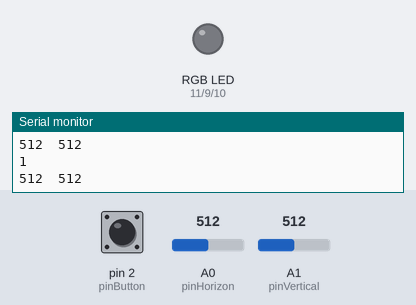
The sketch below on a simulated Arduino Uno, built with avr-gcc and run on an emulated ATmega328P. On the bench: an RGB LED mixed from three pins (HIGH = lit), the last lines printed to the serial monitor. The test bench sets the inputs (shaded band); at power-on: A0 (pinHorizon) = 512, A1 (pinVertical) = 512, pin 2 (pinButton) HIGH.

Above: at 1.2 s.
1.3 s: A0 (pinHorizon) set to 12
2.8 s: A0 (pinHorizon) set to 9
At 3.2 s:
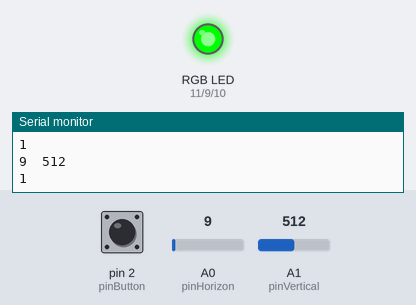
5.8 s: A1 (pinVertical) set to 495
At 6.3 s:
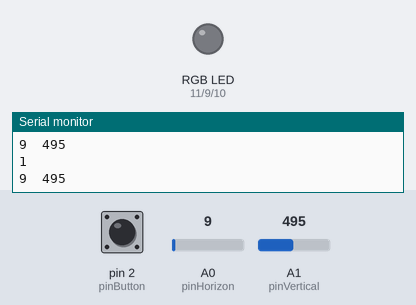
7.3 s: A1 (pinVertical) set to 12
8.8 s: A1 (pinVertical) set to 9
At 9.2 s:
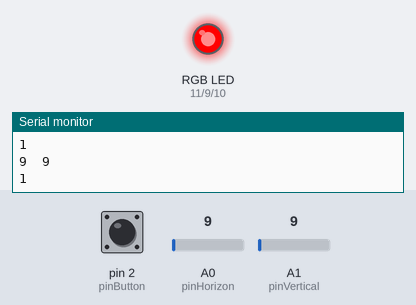
11.8 s: pin 2 (pinButton) pulled LOW for 0.15 s
At 12.7 s:
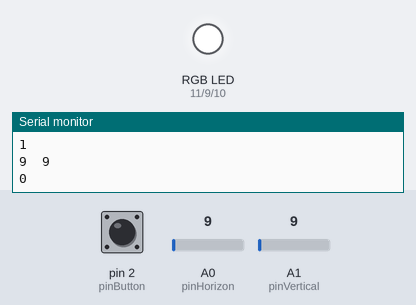
Timing chart, 0 to 14.8 s (numbered marks = the images above; inputs shaded):
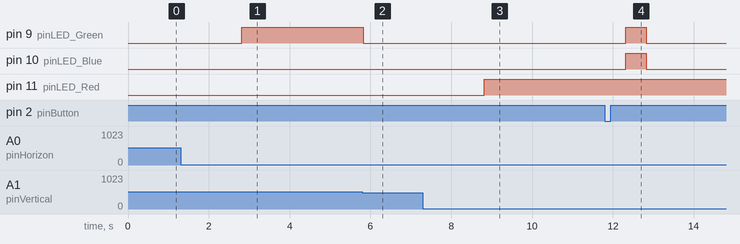

The sketch:

sketch_nov10e.ino
```cpp
int pinHorizon = A0;
int pinVertical = A1;
int pinButton = 2;

int stateBtn1 = 0;
int stateBtn2 = 0;

int pinLED_Green = 9;
int pinLED_Blue = 10;
int pinLED_Red = 11;

void setup()
{
  Serial.begin(9600);

  pinMode(pinHorizon, INPUT);
  pinMode(pinVertical, INPUT);
  pinMode(pinButton, INPUT_PULLUP);

  pinMode(pinLED_Red, OUTPUT);
  pinMode(pinLED_Green, OUTPUT);
  pinMode(pinLED_Blue, OUTPUT);
}

void loop()
{
  int X_Horizon = analogRead(pinHorizon);
  int Y_Vertical = analogRead(pinVertical);
  Serial.print(X_Horizon);
  Serial.print("\t");
  Serial.println(Y_Vertical);

  stateBtn1 = digitalRead(pinButton);
  Serial.println(stateBtn1);

  if(X_Horizon >= 1014 && Y_Vertical >= 1014)
  {
    RGB_Color(0,0,255);
    delay(500);
  }
  else
  {
    RGB_Color(0,0,0);
  }

  if(X_Horizon <= 10 && Y_Vertical >= 512)
  {
    RGB_Color(0,255,0);
    delay(500);
  }
  else
  {
    RGB_Color(0,0,0);
  }

  if(X_Horizon >= 1014 && Y_Vertical <= 512)
  {
    RGB_Color(255,255,0);
    delay(500);
  }
  else
  {
    RGB_Color(0,0,0);
  }

  if(X_Horizon <= 10 && Y_Vertical <= 10)
  {
    RGB_Color(255,0,0);
    delay(500);
  }
  else
  {
    RGB_Color(0,0,0);
  }

  if(stateBtn1 == 0)
  {
    RGB_Color(255,255,255);
    delay(500);
  }
  else
  {
    RGB_Color(0,0,0);
  }
}

void RGB_Color(int RedVal, int GreenVal, int BlueVal)
{
  analogWrite(pinLED_Red, RedVal);
  analogWrite(pinLED_Green, GreenVal);
  analogWrite(pinLED_Blue, BlueVal);
}
```

Measured:
- the behaviour switches between 11 and 10 on A0 (pinHorizon) (found by bisection; images 0 and 1)
- the behaviour switches between 512 and 511 on A1 (pinVertical) (found by bisection; images 1 and 2)
- the behaviour switches between 11 and 10 on A1 (pinVertical) (found by bisection; images 2 and 3)
- after the input at 2.8 s, pin 9 (pinLED_Green): LOW → HIGH at once
- after the input at 5.8 s, pin 9 (pinLED_Green): HIGH → LOW at once
- after the input at 8.8 s, pin 11 (pinLED_Red): LOW → HIGH at once
- after the input at 11.8 s, pin 9 (pinLED_Green), pin 10 (pinLED_Blue): LOW → HIGH after 0.52 s, → LOW 0.50 s later
